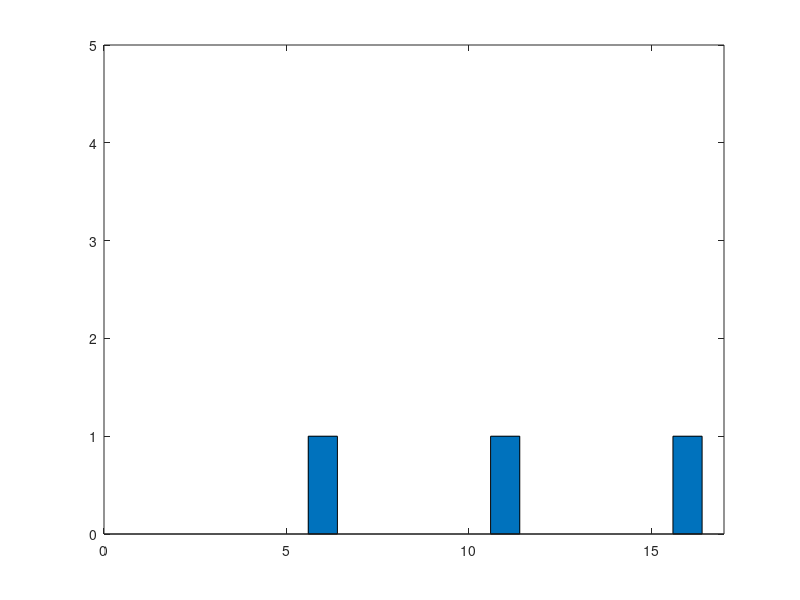

This figure's MATLAB source: (Note: this script raises an error after producing the figure.)
clear;clc;
close all
N = 3; %assume there are three agents right now

T = 10;  %Time
dt = 0.01;
n = 100001; 
%t = linespace(0,T,n)

L = 15; %整体长度
omega = 0:L; %等分

target = [5,10,15];  

s_num = 1;
s_init = linspace(0,L,s_num);
u_init = zeros(1,s_num);
J1 = 0; 

R0=zeros(1,L+1); %measure of uncertainty at each sampling point
R0(target+1) = 1;

%A0=zeros(1,L+1); %complexity increasing rate
%A0(target+1) = 1; %这是啥

J0 = 0;
%{
    %放在循环中
    P = s_position(omega,s,rs); %update position
    if R = 0 or A0 <= B.*P:
        R = 0;
    else:
        R = R + (A0 - B.*P).*dt;
    %{
    R = R + A0.*dt; 
    R  = max(R - B.*P*dt,0);  %这个方法不知道是否可行
    %}
    J = J + sum(R)*dt;  % cost
%}

%s = zeros(1,N); %initial position
s = [8,12,5];
%s depends on u(velocity), which is 1 or -1

axis([0 L+2 0 5]);
gra = bar(R0);
axis([0 L+2 0 5]);
%hold on;


%u等于正负1，判断依据是lambda，lambda还没写，所以用了rand来代替判定依据
for i = 1:T
    for j = 1:N
        l = rand;
        if l > 0.5 && s(j) < L
            s(j) = s(j) + 1;
        elseif l < 0.5 && s(j) > 0
            s(j) = s(j) - 1;
        end
            pause(0.1);
            R0 = performGraphing(L,R0,s(j)+1);
    end
end



%Algorithm 1: IPA-based optimization algorithm to find theta star and omega
%star
s = [1,2,3,4,5,6,7,8,9,10]; %temporary s for testing
a = 1;
b = 2;
N = 10;
D = defineD(a, b, N);
sigma = 1;
epsilon = 1;
xi = 1;
theta = defineTheta(D, 2, sigma, xi);
gamma = defineGamma(sigma, D, 20, 2, s);
omega = zeros(1, N);


function f = defineD(a, b, N)
    A = zeros(1, N);
    for i = 1:N
        A(i) = a + (2*i - (1/(2*N))) * (b-a);
    end
    f = A;          
end


function f = defineTheta(D, n, sigma, xi)
    if mod(xi,2)
        f = D(n) - sigma;
    else
        f = D(n) + sigma;
    end
end


function f = defineGamma(sigma, D, T, n, s)
    f = ceil(1/(2 * sigma) * (T - defineTheta(D, n, sigma, 1) + s(n)));
end

function f = performGraphing(L,R0,sn)
    axis([0 L+2 0 5]);
    increasingArr = [0.1,0.2,0.3,0.2,0.3,0.1,0.2,0.3,0.2,0.3,0.1,0.2,0.3,0.2,0.3];%应该是公式6 暂时替代
    for j = 1:L
        if j ~= sn
            R0(j) = R0(j) + increasingArr(j);
        else
            R0(j) = 0;
        end
    end
    gra = bar(R0);
    axis([0 L+2 0 10]);
    %hold on;
    f = R0;
end
